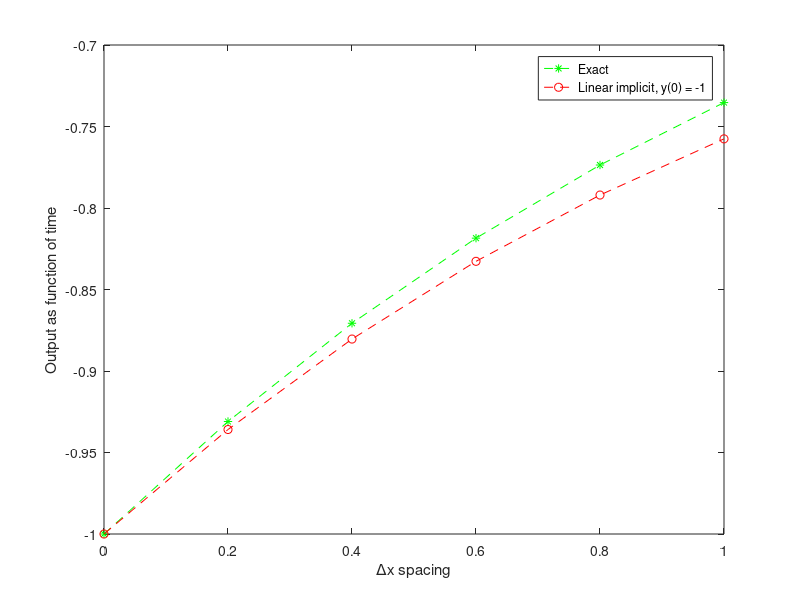

MATLAB code to generate this figure:
clc
clear all
LI(1) = -1;
dt = 0.2;
tall = 0:dt:1;
Exact = -log(exp(-LI(1)) + exp(-tall) - 1);
plot(tall,Exact,'g * --')
hold on
N = length(tall);
for i = 2:N
    t = tall(i);
    LI(i) = (LI(i-1)*(1-dt*exp(LI(i-1)-t)) + dt*exp(LI(i-1)-t))/(1-dt*exp(LI(i-1)-t));
end
plot(tall,LI,'r o --')
xlabel('\Deltax spacing')
ylabel('Output as function of time')
legend('Exact','Linear implicit, y(0) = -1')